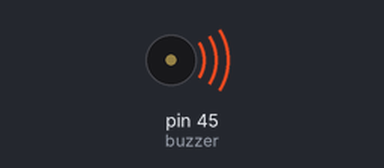
Simulated run of this sketch. Board: Arduino Mega 2560, built with avr-gcc and run on an emulated ATmega2560. Shown: buzzer (waves = sounding).

Above: at 8.5 s.
At 9.8 s:
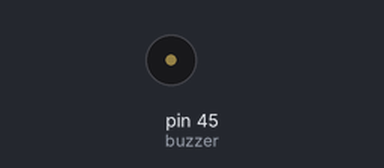
Timing chart, 0 to 11.3 s (numbered marks = the images above):
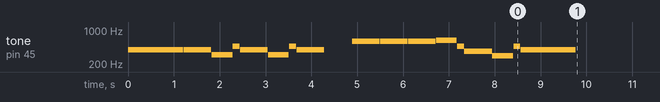

The sketch:

03_Buzzer.ino
```cpp
/**
 * Fuente: https://bricolabs.cc/wiki/guias/mbot_con_ide_arduino
 */

int buzzer = 45;

void setup()
{
  tone (buzzer, 392); delay (600); noTone (buzzer); delay (10);
  tone (buzzer, 392); delay (600); noTone (buzzer); delay (10);
  tone (buzzer, 392); delay (600); noTone (buzzer); delay (10);
  tone (buzzer, 311); delay (450); noTone (buzzer); delay (10);
  tone (buzzer, 466); delay (150); noTone (buzzer); delay (10);
  tone (buzzer, 392); delay (600); noTone (buzzer); delay (10);
  tone (buzzer, 311); delay (450); noTone (buzzer); delay (10);
  tone (buzzer, 466); delay (150); noTone (buzzer); delay (10);
  tone (buzzer, 392); delay (600); noTone (buzzer); delay (10);

  delay (600);

  tone (buzzer, 588); delay (600); noTone (buzzer); delay (10);
  tone (buzzer, 588); delay (600); noTone (buzzer); delay (10);
  tone (buzzer, 588); delay (600); noTone (buzzer); delay (10);
  tone (buzzer, 622); delay (450); noTone (buzzer); delay (10);
  tone (buzzer, 466); delay (150); noTone (buzzer); delay (10);
  tone (buzzer, 370); delay (600); noTone (buzzer); delay (10);
  tone (buzzer, 294); delay (450); noTone (buzzer); delay (10);
  tone (buzzer, 466); delay (150); noTone (buzzer); delay (10);
  tone (buzzer, 392); delay (1200); noTone (buzzer); delay (10);

  noTone (buzzer);
}

void loop() {}
```
